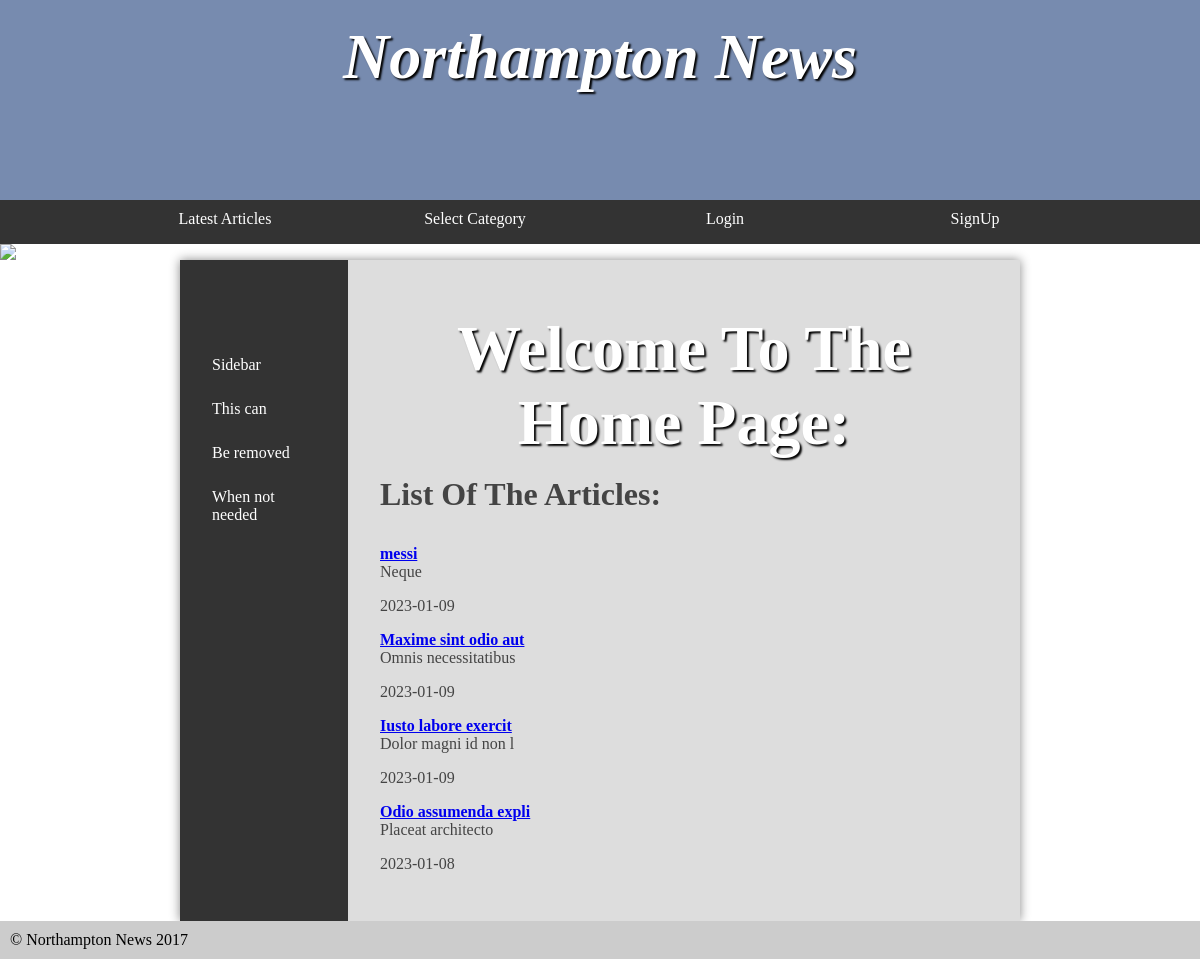
The page / on the database its author committed.
### tables this page shows
CREATE TABLE `article` (
  `id` int NOT NULL,
  `title` varchar(255) NOT NULL,
  `description` varchar(255) NOT NULL,
  `category_fk` int NOT NULL,
  `posted_on` date NOT NULL
);

### public/index.php (the view, shortened to what this page needs)
<?php
require '../db/connection.php';
				$db = 'SELECT * FROM article ORDER BY id DESC';
				$news = $database->query($db);
?>
<!DOCTYPE html>
<html>
	<head>
		<link rel="stylesheet" href="../css/styles.css"/>
	</head>
	<body>
		<header>
			<section>
				<h1>Northampton News</h1>
			</section>
		</header>
		<nav>
			<ul>
				<li><a href="index.php">Latest Articles</a></li>
				<li><a href="#">Select Category</a>
				</li>
                <li><a href="#">Login</a>
				</li>
                <li><a href="../user/register.php">SignUp</a></li>
			</ul>
		</nav>
		<img src="../images/banners/randombanner.php" />
		<main>
			<nav>
				<ul>
					<li><a href="#">Sidebar</a></li>
					<li><a href="#">This can</a></li>
					<li><a href="#">Be removed</a></li>
					<li><a href="#">When not needed</a></li>
				</ul>
			</nav>
			<article>
				<h1>Welcome To The Home Page:</h1>
				<p><h2>List Of The Articles:</h2></p>
                <?php foreach($news as $article): ?>
                <h4><?php echo "<a href='../user/login.php'>"; ?>
						<?php echo $article["title"]; ?></a></h4>
                        <p><?php echo $article["description"];?></p>
                        <p><?php echo $article["posted_on"];?></p>
			<?php endforeach; ?>
			</article>
		</main>
		<footer>
			&copy; Northampton News 2017
		</footer>
	</body>
</html>

### css/styles.css (style rules this page uses)
* { margin: 0; padding: 0; }
html { font-family: 'Oxygen-Regular', times, verdana, sans-serif; }
body { background-color: #fff; }
header { background-color: #778baf ; color: white; height: 200px; }
nav { width: 100%; background-color: #333; overflow: auto; }
nav ul { width: 1000px; margin: auto; display: block; list-style-type: none; }
nav ul li { width: 25%; float: left; overflow: auto; text-align: center; }
nav a { color: white; padding-top: 10px; display: block; text-decoration: none; }
header section { display: block; }
header h1 { font-weight: bold; font-style: italic; }
h1 { font-size:4em; color: white; text-align: center; padding-top: 20px; text-shadow: 2px 2px 2px #000; }
main { min-height: 50vh; background-color: #ddd; width: 70vw; display: block; margin: auto; box-shadow: 0px 0px 10px #888; color:#444; }
main h2 { font-size:2em; }
p, li, h2 { margin-bottom: 1em; }
footer { background-color: #ccc; padding: 10px; }
ul { margin-left: 2em; }
body > img { display: block; width: 100%; }
main { display: table; }
main > article { display: table-cell; padding: 2em; }
main > nav { display: table-cell; width: 20%; padding: 2em; }
main > nav li { float: none; width: auto; text-align: left; }
main > nav ul { width: auto; }

### rows shown on the page
article: title "messi", description "Neque", posted_on "2023-01-09"
article: title "Maxime sint odio aut", description "Omnis necessitatibus", posted_on "2023-01-09"
article: title "Iusto labore exercit", description "Dolor magni id non l", posted_on "2023-01-09"
article: title "Odio assumenda expli", description "Placeat architecto", posted_on "2023-01-08"
